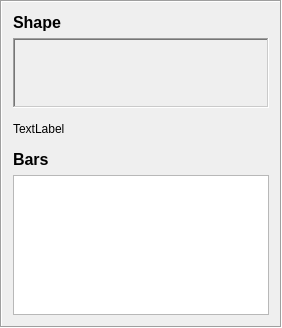
        <widget class="QFrame" name="frame2Reinf">
         <property name="sizePolicy">
          <sizepolicy hsizetype="Preferred" vsizetype="Preferred">
           <horstretch>2</horstretch>
           <verstretch>0</verstretch>
          </sizepolicy>
         </property>
         <property name="autoFillBackground">
          <bool>false</bool>
         </property>
         <property name="styleSheet">
          <string notr="true">#formulaReinf{
	font: 11pt &quot;Segoe UI&quot;;
}</string>
         </property>
         <property name="frameShape">
          <enum>QFrame::Shape::Box</enum>
         </property>
         <property name="frameShadow">
          <enum>QFrame::Shadow::Sunken</enum>
         </property>
         <layout class="QVBoxLayout" name="verticalLayout_2" stretch="1,5,1,1,10">
          <item>
           <widget class="QLabel" name="label2Reinf">
            <property name="font">
             <font>
              <family>Segoe UI</family>
              <pointsize>12</pointsize>
              <italic>false</italic>
              <bold>true</bold>
             </font>
            </property>
            <property name="text">
             <string>Shape</string>
            </property>
           </widget>
          </item>
          <item>
           <widget class="QLabel" name="shapeDisplayReinf">
            <property name="font">
             <font>
              <family>Segoe UI</family>
              <italic>true</italic>
             </font>
            </property>
            <property name="styleSheet">
             <string notr="true"/>
            </property>
            <property name="frameShape">
             <enum>QFrame::Shape::WinPanel</enum>
            </property>
            <property name="frameShadow">
             <enum>QFrame::Shadow::Sunken</enum>
            </property>
            <property name="lineWidth">
             <number>5</number>
            </property>
            <property name="text">
             <string/>
            </property>
            <property name="scaledContents">
             <bool>false</bool>
            </property>
            <property name="alignment">
             <set>Qt::AlignmentFlag::AlignCenter</set>
            </property>
           </widget>
          </item>
          <item>
           <widget class="QLabel" name="formulaReinf">
            <property name="sizePolicy">
             <sizepolicy hsizetype="Preferred" vsizetype="Minimum">
              <horstretch>0</horstretch>
              <verstretch>0</verstretch>
             </sizepolicy>
            </property>
            <property name="minimumSize">
             <size>
              <width>0</width>
              <height>30</height>
             </size>
            </property>
            <property name="text">
             <string>TextLabel</string>
            </property>
           </widget>
          </item>
          <item>
           <widget class="QLabel" name="label1Reinf">
            <property name="font">
             <font>
              <family>Segoe UI</family>
              <pointsize>12</pointsize>
              <italic>false</italic>
              <bold>true</bold>
             </font>
            </property>
            <property name="text">
             <string>Bars</string>
            </property>
           </widget>
          </item>
          <item>
           <widget class="QTableWidget" name="tableWidgetReinf">
            <property name="editTriggers">
             <set>QAbstractItemView::EditTrigger::NoEditTriggers</set>
            </property>
            <property name="updateThreshold">
             <number>700</number>
            </property>
           </widget>
          </item>
         </layout>
        </widget>
